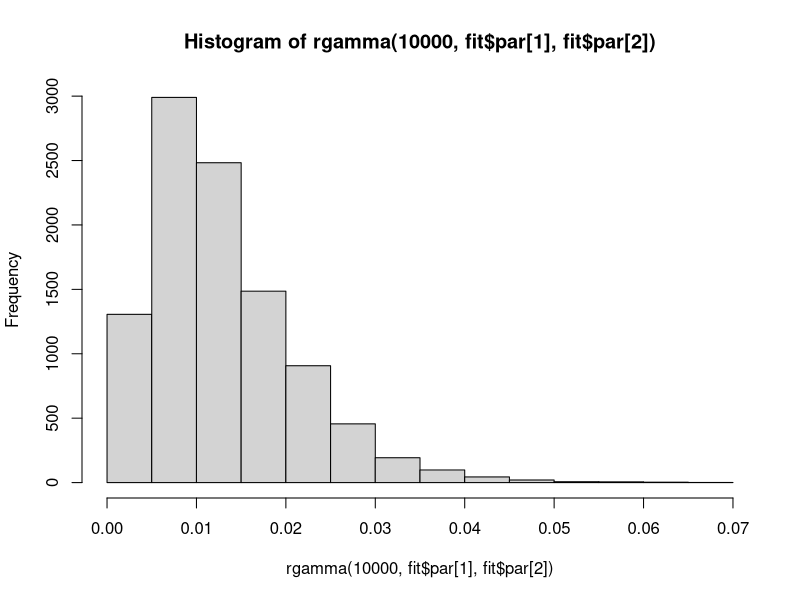

Write the R code that produced this figure.
##Find equilibrium with optim

# 1.26.2022 updated some input values from IPM_MS, added comments
# 1.26.2022 also rescaled N in Atest to Btest to rescale betaN for better conver-
# gence diagnostics in JAGS

Atest = function(N=10000, betaN=0.01){
  ilogit <- function(x){exp(x)/(1+exp(x))}
  BP <- ilogit(2.2) # assumed mean BP was 0.9
  mean.phi0 <- 0.325 # phi.0 + (1-phi.0)*omegaJ, from cjs and EE
  mean.logit.phi0 <- log(mean.phi0/(1-mean.phi0))
  mean.phiA <- 0.9 # phi.A + (1-phi.A)*omegaA, from cjs and EE
  mean.logit.phiA <- log(mean.phiA/(1-mean.phiA))
  mean.log.F <- -0.47 # log(nest success*clutch size*duckling survival, Kig)
  phi0 <- ilogit(mean.logit.phi0)
  logit.phiA <- mean.logit.phiA - betaN*(N/1000) # rescaling N
  phiA <- ilogit(logit.phiA)
  F <- exp(log(phi0) + mean.log.F - betaN*(N/1000) + log(BP) ) # rescaling N
  phi2 <- phiA
  phi1 <- phi2
  alpha <- 1.95/7.1 # from EE
  
  A <- matrix(c(0, 0, F, F, 
                (1-alpha)*phi1, 0, 0, 0, 
                alpha*phi1, 0, 0, 0, 
                0, phi2, phiA, phiA), ncol = 4, byrow = T)
  
  return( (max(Re(eigen(A)$values))-1)^2 )
}

Btest = function(betaN=0.01, N=12500){
  ilogit <- function(x){exp(x)/(1+exp(x))}
  BP <- ilogit(2.2) # assumed mean BP was 0.9
  mean.phi0 <- 0.325 # phi.0 + (1-phi.0)*omegaJ, from cjs and EE
  mean.logit.phi0 <- log(mean.phi0/(1-mean.phi0))
  mean.phiA <- 0.9 # phi.A + (1-phi.A)*omegaA, from cjs and EE
  mean.logit.phiA <- log(mean.phiA/(1-mean.phiA))
  mean.log.F <- -0.47# log(nest success*clutch size*duckling survival, Kig)
  phi0 <- ilogit(mean.logit.phi0)
  logit.phiA <- mean.logit.phiA - betaN*(N/1000) # rescaling N
  phiA <- ilogit(logit.phiA)
  F <- exp(log(phi0) + mean.log.F - betaN*(N/1000) + log(BP) ) # rescaling N
  phi2 <- phiA
  phi1 <- phi2
  alpha <- 1.95/7.1 # from EE
  
  A <- matrix(c(0, 0, F, F, 
                (1-alpha)*phi1, 0, 0, 0, 
                alpha*phi1, 0, 0, 0, 
                0, phi2, phiA, phiA), ncol = 4, byrow = T)
  
  return( (max(Re(eigen(A)$values))-1)^2 )
}

optimize(f=Atest, interval = c(0, 1e7), betaN = 0.0001)

optimize(f=Btest, interval = c(0, 0.1), N=12500)

##relate this to the EE for the ACP
#high K = 50657 ibb = 50657/2 females = 25328.5
optimize(f=Btest, interval = c(0, 0.1), tol=1e-8, N=25329)$minimum
# [1] 0.008039082
#best K = 25000 ibb = 12500 females
optimize(f=Btest, interval = c(0, 0.1), tol=1e-8, N=12500)$minimum
# [1] 0.01628975
#low K = 10743 ibb = 5371.5 females
optimize(f=Btest, interval = c(0, 0.1), tol=1e-8, N=5372)$minimum
# [1] 0.0379043

##relate this to the EE for the YKD
#high females = 37.5K
optimize(f=Btest, interval = c(0, 0.1), tol=1e-8, N=37500)$minimum
# [1] 0.005429917
#best  = 20K females
optimize(f=Btest, interval = c(0, 0.1), tol=1e-8, N=20000)$minimum
# [1] 0.0101811
#low = 8.5K  females
optimize(f=Btest, interval = c(0, 0.1), tol=1e-8, N=8500)$minimum
# [1] 0.02395552


#now find a distribution that matches the EE
qmatch.gamma <- function(par=c(3,10000), eeq=c(0.1, 0.7, 2.3), qtarget=c(0.1, 0.5, 0.9)){
  qdist <- qgamma(qtarget, shape=par[1], rate=par[2])
  return( sum((10000*(qdist-eeq))^2) )
}

#ACP
fit <- optim(par=c(3, 10000), fn=qmatch.gamma, method="L-BFGS-B", lower=c(1,1), 
             eeq=c(0.008039082, 0.01628975, 0.0379043))
fit
# $par
# [1]   2.5295 124.3611
# 
# $value
# [1] 430.4592
# 
# $counts
# function gradient 
# 58       58 
# 
# $convergence
# [1] 0
# 
# $message
# [1] "CONVERGENCE: REL_REDUCTION_OF_F <= FACTR*EPSMCH"

qgamma(c(0.1, 0.5, 0.9), shape=fit$par[1], rate=fit$par[2])
# [1] 0.006610512 0.017731524 0.037474102
#YKD
fit <- optim(par=c(3, 10000), fn=qmatch.gamma, method="L-BFGS-B", lower=c(1,1), 
             eeq=c(0.005429917, 0.0101811, 0.02395552))
fit
# $par
# [1]   2.623867 203.060233
# 
# $value
# [1] 265.7278
# 
# $counts
# function gradient 
# 53       53 
# 
# $convergence
# [1] 0
# 
# $message
# [1] "CONVERGENCE: REL_REDUCTION_OF_F <= FACTR*EPSMCH"
qgamma(c(0.1, 0.5, 0.9), shape=fit$par[1], rate=fit$par[2])
# [1] 0.004317903 0.011322344 0.023611622
hist(rgamma(10000, fit$par[1], fit$par[2]))
